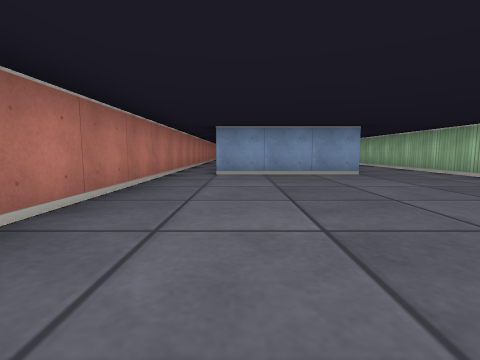
View 1 (above)

19 first-person views from a walk through a cub3D maze. The camera is about half as high as the walls, tilts 6° down and sees 85° across. The floor is counted in squares. Each view is taken from the middle of a square. On the plan, view 1 faces up. The plan holds only what a view shows up to about 9 squares ahead; the rest is blank.

View 2
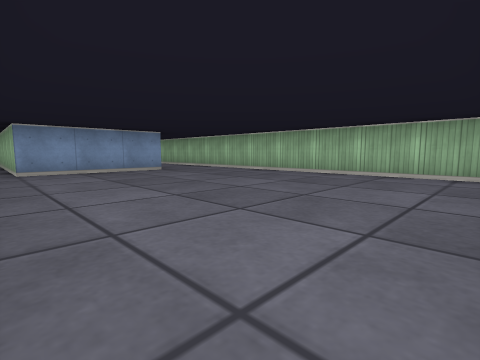

View 3
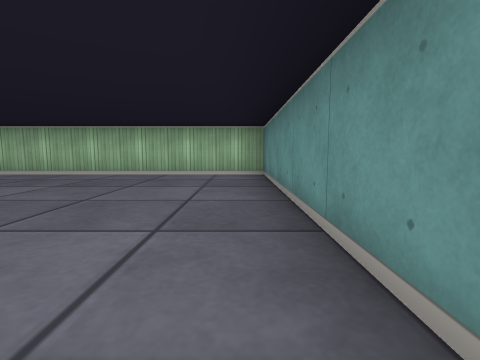

View 4
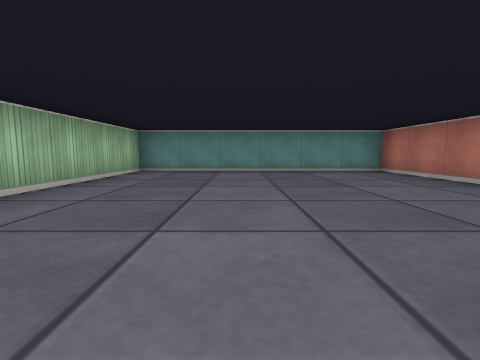

View 5
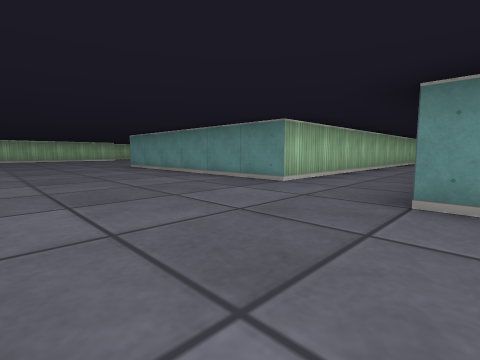

View 6
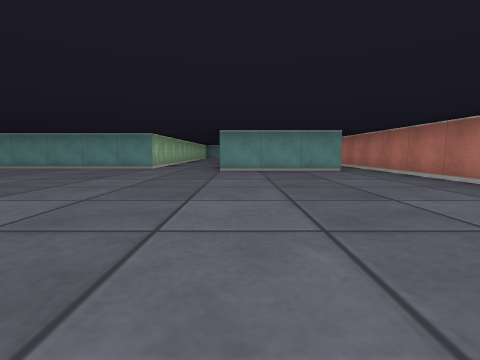

View 7
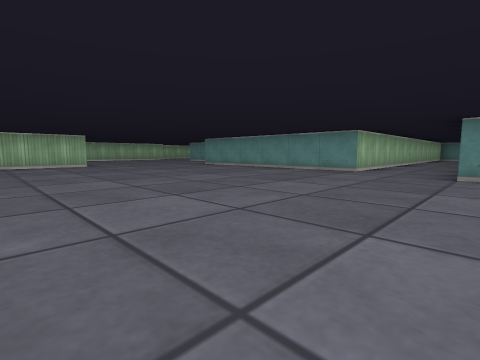

View 8
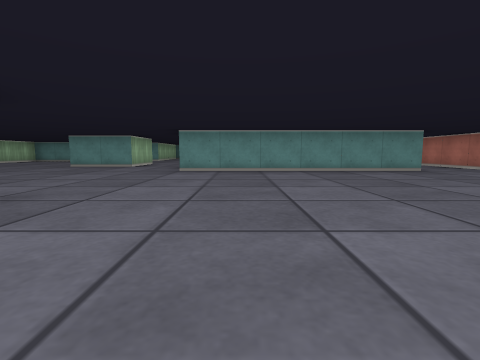

View 9
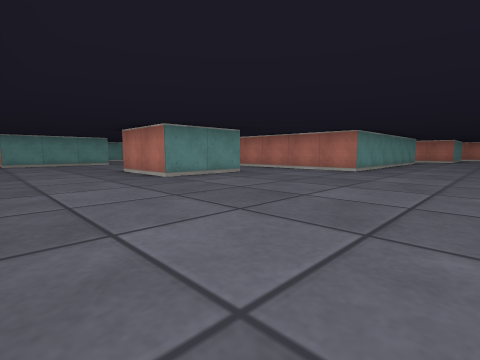

View 10
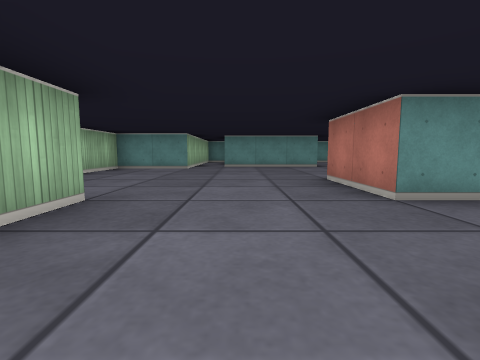

View 11
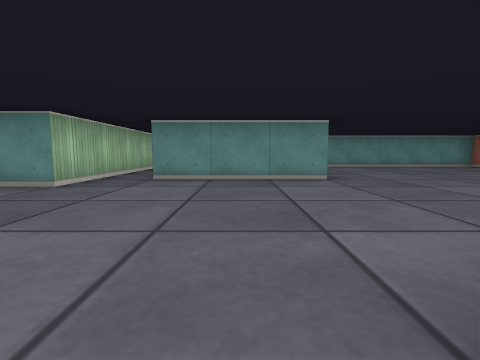

View 12
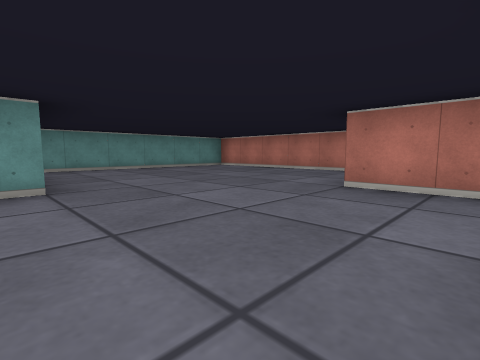

View 13
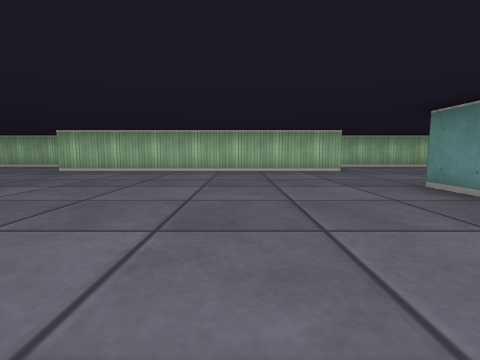

View 14
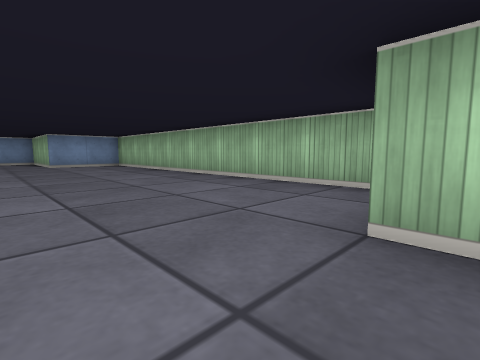

View 15
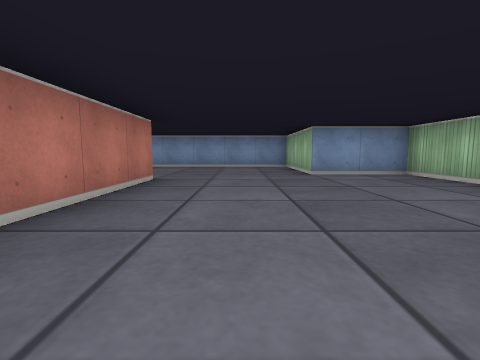

View 16
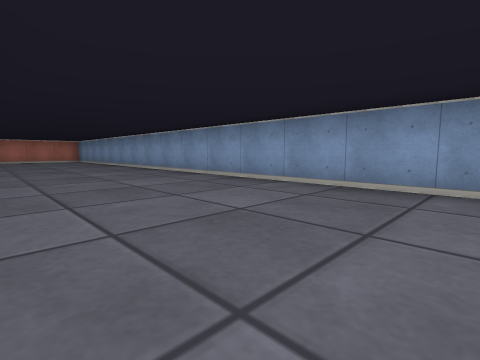

View 17
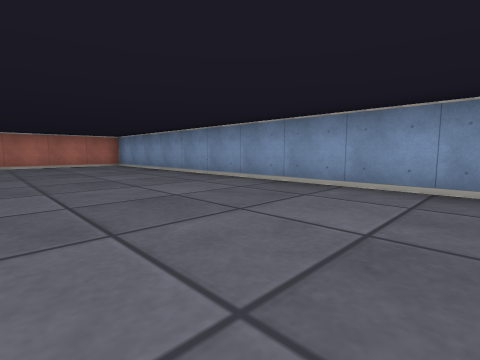

View 18
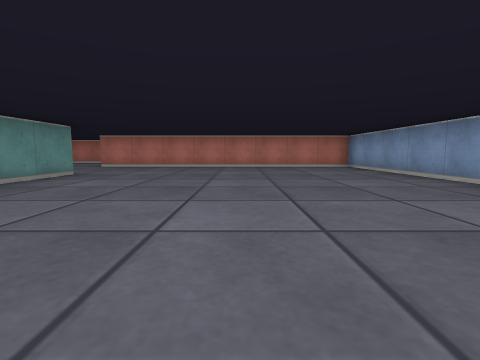

View 19
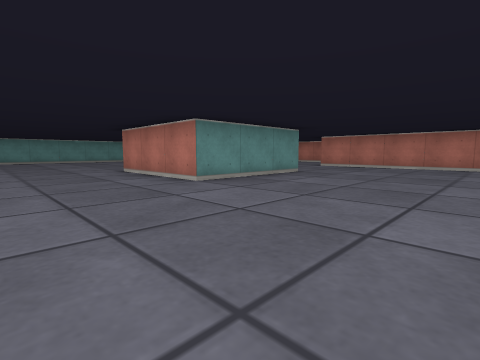

### Floor plan
Points are (right, up) in squares from view 1. A wall is a line through its corners. A room is listed if a view was taken in it or the views show most of it. See-through windows are left out.
Room 1 (views 1, 2, 3, 4)
walls: (2.6, 5.5) (-0.5, 5.5); (-1.5, 5.5) (-1.5, -1.5) (4.5, -1.5) (4.5, 4.5)
ways out: opening at (-1, 6) to room 2; opening at (3.5, 5.5) to room 2
Room 2 (views 5, 6, 7, 8, 9, 10, 11, 12, 13, 14, 15, 16, 17, 18, 19)
walls: (11.5, 14.4) (11.5, 16.6); (12.5, 8) (12.5, 8.5) (14.5, 8.5) (14.5, 6.5); (4.4, 20.5) (7.5, 20.5) (7.5, 17.5); (2.5, 10) (2.5, 7.9); (19.5, 16.1) (19.5, 24.5) (17.5, 24.5) (17.5, 27.5) (1.5, 27.5) (1.5, 19.5); (14.5, 23.5) (14.5, 20.5); (17.5, 8.4) (17.5, 15.5); (-0.6, 11.5) (2.5, 11.5); (-1.5, 14.2) (-1.5, 5.5); (4.5, 4.5) (4.5, 10.5) (10.5, 10.5) (10.5, 4.5); (7.5, 3.2) (7.5, -1.5) (13, -1.5); (13.4, 2.5) (16.5, 2.5); (-0.5, 5.5) (-0.5, 10.1); (17.5, -0.5) (17.5, 3.5) (19.5, 3.5) (19.5, 7.8)
ways out: opening at (-1, 6) to room 1; opening at (3.5, 5.5) to room 1

Where each view was taken, in squares from view 1:
view 1: 0 up, 0 right, facing up
view 2: 1 down, 1 left, facing up-right
view 3: 1 down, 1 left, facing right
view 4: 5 up, 2 right, facing down
view 5: 14 up, 2 right, facing down-right
view 6: 18 up, 2 right, facing down
view 7: 17 up, 2 right, facing down-right
view 8: 17 up, 9 right, facing down
view 9: 13 up, 17 right, facing down-left
view 10: 11 up, 16 right, facing down
view 11: 7 up, 15 right, facing down
view 12: 6 up, 14 right, facing down-left
view 13: 11 up, 11 right, facing right
view 14: 15 up, 16 right, facing up-right
view 15: 19 up, 16 right, facing up
view 16: 24 up, 16 right, facing up-left
view 17: 24 up, 11 right, facing up-left
view 18: 24 up, 10 right, facing left
view 19: 24 up, 10 right, facing down-left
